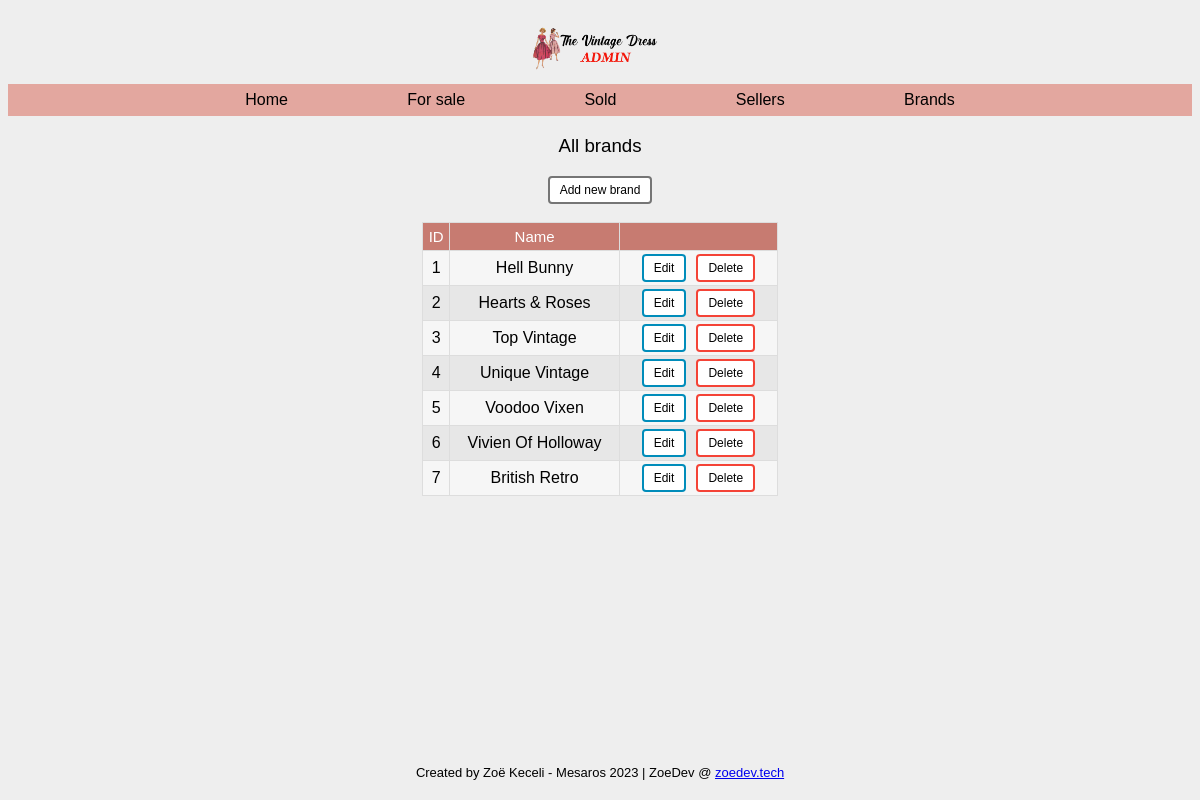
The page /brands.php on the database as committed earlier.
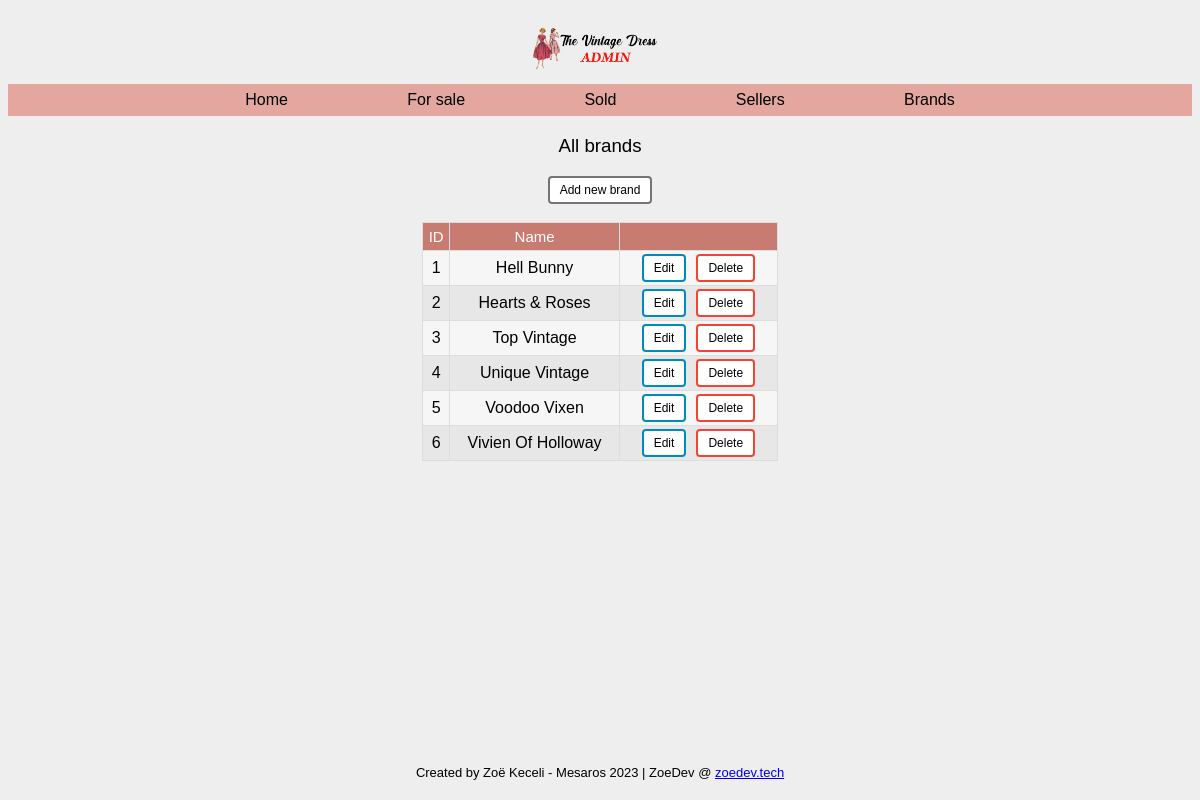
The same page on the database as committed later.
### tables this page shows
CREATE TABLE `brands` (
  `id` int(11) NOT NULL,
  `name` varchar(32) NOT NULL
);

### brands.php (called while the page is built, shortened)
<?php
require 'classes/view/brand-view.php';
$pdo = require 'partials/connect.php';
$brandModel = new BrandModel($pdo);
$brandView = new BrandView();
include 'partials/header.php';
include 'partials/nav.php';
$brandView->renderAllBrandsAsList($brandModel->getAllBrands());
include 'partials/footer.php';

### classes/model/db.php (called while the page is built)
<?php
class DB
{
    protected $pdo;
    public function __construct(PDO $pdo)
    {
        $this->pdo = $pdo;
    }
    public function getAll($table)
    {
        $query = "SELECT * FROM $table";
        $stmt = $this->pdo->prepare($query);
        $stmt->execute();
        return $stmt->fetchAll(PDO::FETCH_ASSOC);
    }
}

### classes/model/brand-model.php (called while the page is built, shortened)
<?php
require_once 'db.php';
class BrandModel extends DB
{
    protected $table = "brands";
    public function getAllBrands()
    {
        return $this->getAll($this->table);
    }
}

### classes/view/brand-view.php (the view, shortened to what this page needs)
<?php
class BrandView
{
    public function renderAllBrandsAsList(array $brands): void
    {
        echo "<h3 class='pageTitle'>All brands</h3>";
        echo "<button class='addButton'><a href='brand-new.php'>Add new brand</a></button>";
        echo "<br><br>";
        echo "<table class='brandsTable'>";
        echo "<th>ID</th>";
        echo "<th>Name</th>";
        echo "<th></th>";
        foreach ($brands as $brand) {
            echo "<tr>";
            echo "<td>{$brand['id']}</td>";
            echo "<td>{$brand['name']}</td>";
            echo "<td>";
            echo "<button class='btnEdit'><a href='brand-edit.php?id={$brand['id']}'>Edit</a></button>";
            echo "<button class='btnDel'><a href='brand-delete.php?id={$brand['id']}'>Delete</a></button>";
            echo "</td>";
            echo "</tr>";
        }
        echo "</table>";
    }
}

Rows that differ between the two databases and show on the page:
removed brands: id "7", name "British Retro"
